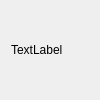
<?xml version="1.0" encoding="UTF-8"?>
<ui version="4.0">
 <class>ImageRenderer</class>
 <widget class="QWidget" name="ImageRenderer">
  <property name="geometry">
   <rect>
    <x>0</x>
    <y>0</y>
    <width>100</width>
    <height>100</height>
   </rect>
  </property>
  <property name="windowTitle">
   <string>Form</string>
  </property>
  <layout class="QVBoxLayout" name="verticalLayout">
   <item>
    <widget class="QLabel" name="_label">
     <property name="text">
      <string>TextLabel</string>
     </property>
    </widget>
   </item>
  </layout>
 </widget>
 <resources/>
 <connections/>
</ui>
